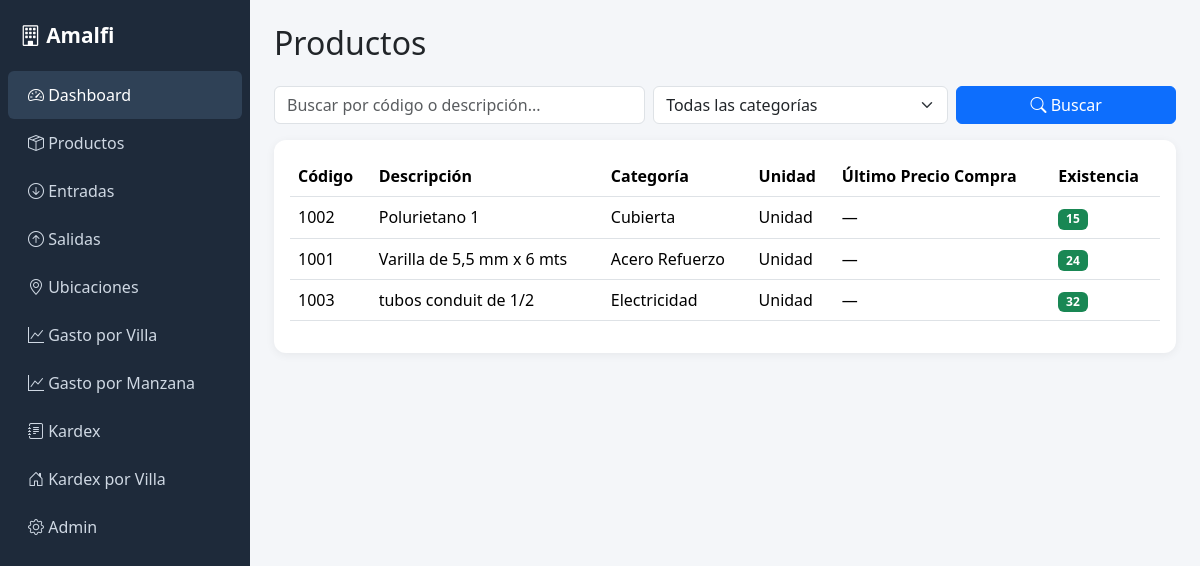
The page /productos/ (signed in) on the database its author committed.
### catalogo/models.py (models this page shows, shortened)
class Producto(models.Model):
    UNIDAD_CHOICES = [
        ('Unidad', 'Unidad'),
        ('Saco', 'Saco'),
        ('m3', 'Metro cúbico'),
        ('m2', 'Metro cuadrado'),
        ('m', 'Metro'),
        ('kg', 'Kilogramo'),
    ]
    codigo = models.CharField(max_length=20, unique=True)
    descripcion = models.CharField(max_length=255)
    unidad = models.CharField(max_length=20, choices=UNIDAD_CHOICES, default='Unidad')
    categoria = models.ForeignKey(Categoria, on_delete=models.PROTECT, related_name='productos')
    precio_compra = models.DecimalField(max_digits=10, decimal_places=2)
    precio_venta = models.DecimalField(max_digits=10, decimal_places=2, null=True, blank=True)
    @property
    def existencia(self):
        total_entradas = sum(e.cantidad for e in self.entradas.all())
        total_salidas = sum(s.cantidad for s in self.salidas.all())
        return total_entradas - total_salidas

class Categoria(models.Model):
    nombre = models.CharField(max_length=100, unique=True)
    def __str__(self):
        return self.nombre
    class Meta:
        verbose_name_plural = "Categorías"

### movimientos/models.py (models this page shows, shortened)
class Entrada(models.Model):
    fecha = models.DateField()
    no_comprobante = models.CharField(max_length=50, blank=True, null=True)
    producto = models.ForeignKey(Producto, on_delete=models.PROTECT, related_name='entradas')
    cantidad = models.PositiveIntegerField()
    precio_compra = models.DecimalField(max_digits=10, decimal_places=2)
    usuario = models.ForeignKey(User, on_delete=models.SET_NULL, null=True, blank=True)
    class Meta:
        ordering = ['-fecha']

class Salida(models.Model):
    fecha = models.DateField()
    no_comprobante = models.CharField(max_length=50, blank=True, null=True)
    producto = models.ForeignKey(Producto, on_delete=models.PROTECT, related_name='salidas')
    cantidad = models.PositiveIntegerField()
    villa = models.ForeignKey(Villa, on_delete=models.PROTECT, related_name='salidas')
    precio = models.DecimalField(max_digits=10, decimal_places=2)
    usuario = models.ForeignKey(User, on_delete=models.SET_NULL, null=True, blank=True)
    class Meta:
        ordering = ['-fecha']

### catalogo/views.py (the view)
# urls.py: path('productos/', views.lista_productos, name='lista_productos'),
@login_required
def lista_productos(request):
    productos = Producto.objects.select_related('categoria').all().order_by('descripcion')
    query = request.GET.get('q')
    categoria_id = request.GET.get('categoria')
    if query:
        productos = productos.filter(
            Q(codigo__icontains=query) | Q(descripcion__icontains=query)
        )
    if categoria_id:
        productos = productos.filter(categoria_id=categoria_id)
    categorias = Categoria.objects.all()
    return render(request, 'catalogo/lista_productos.html', {
        'productos': productos,
        'categorias': categorias,
        'query': query or '',
        'categoria_id': categoria_id or '',
    })

### templates/catalogo/lista_productos.html (shortened to what this page needs)
{% extends 'base.html' %}
{% block content %}
<h2 class="mb-4">Productos</h2>
<form method="get" class="row g-2 mb-3">
    <div class="col-md-5">
        <input type="text" name="q" value="{{ query }}" class="form-control"
               placeholder="Buscar por código o descripción...">
    </div>
    <div class="col-md-4">
        <select name="categoria" class="form-select">
            <option value="">Todas las categorías</option>
        </select>
    </div>
    <div class="col-md-3">
        <button type="submit" class="btn btn-primary w-100">
            <i class="bi bi-search"></i> Buscar
        </button>
    </div>
</form>
<div class="card card-stat p-3">
    <table class="table table-hover">
        <thead>
        <tr>
            <th>Código</th>
            <th>Descripción</th>
            <th>Categoría</th>
            <th>Unidad</th>
            <th>Último Precio Compra</th>
            <th>Existencia</th>
        </tr>
        </thead>
        <tbody>
        {% for p in productos %}
            <tr>
                <td>{{ p.codigo }}</td>
                <td>{{ p.descripcion }}</td>
                <td>{{ p.categoria }}</td>
                <td>{{ p.unidad }}</td>
                <td>{% if p.ultimo_precio_compra %}${{ p.ultimo_precio_compra }}{% else %}—{% endif %}</td>
                <td>
                    {% if p.existencia <= 5 %}
                        <span class="badge bg-danger">{{ p.existencia }}</span>
                    {% else %}
                        <span class="badge bg-success">{{ p.existencia }}</span>
                    {% endif %}
                </td>
            </tr>
        {% empty %}
            <tr><td colspan="6" class="text-muted">No hay productos registrados</td></tr>
        {% endfor %}
        </tbody>
    </table>
</div>
{% endblock %}

### templates/base.html (style rules this page uses)
body { background-color: #f4f6f9; }
.card-stat { border: none; border-radius: 12px; box-shadow: 0 2px 10px rgba(0,0,0,0.06); }

### rows shown on the page
Producto: codigo "1002", descripcion "Polurietano 1", categoria "Cubierta", unidad "Unidad", existencia "15"
Producto: codigo "1001", descripcion "Varilla de 5,5 mm x 6 mts", categoria "Acero Refuerzo", unidad "Unidad", existencia "24"
Producto: codigo "1003", descripcion "tubos conduit de 1/2", categoria "Electricidad", unidad "Unidad", existencia "32"
